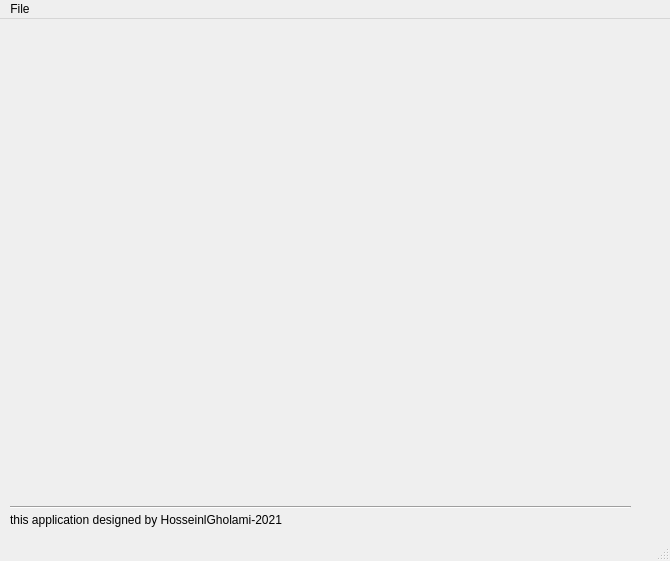
<?xml version="1.0" encoding="UTF-8"?>
<ui version="4.0">
 <class>MainWindow</class>
 <widget class="QMainWindow" name="MainWindow">
  <property name="geometry">
   <rect>
    <x>0</x>
    <y>0</y>
    <width>670</width>
    <height>561</height>
   </rect>
  </property>
  <property name="minimumSize">
   <size>
    <width>670</width>
    <height>561</height>
   </size>
  </property>
  <property name="maximumSize">
   <size>
    <width>670</width>
    <height>561</height>
   </size>
  </property>
  <property name="windowTitle">
   <string>MainWindow</string>
  </property>
  <widget class="QWidget" name="centralwidget">
   <property name="sizePolicy">
    <sizepolicy hsizetype="Fixed" vsizetype="Fixed">
     <horstretch>0</horstretch>
     <verstretch>0</verstretch>
    </sizepolicy>
   </property>
   <property name="minimumSize">
    <size>
     <width>670</width>
     <height>520</height>
    </size>
   </property>
   <property name="maximumSize">
    <size>
     <width>670</width>
     <height>520</height>
    </size>
   </property>
   <widget class="QLabel" name="textLabel">
    <property name="geometry">
     <rect>
      <x>10</x>
      <y>490</y>
      <width>299</width>
      <height>21</height>
     </rect>
    </property>
    <property name="text">
     <string>this application designed by HosseinlGholami-2021</string>
    </property>
   </widget>
   <widget class="QLabel" name="image_label">
    <property name="geometry">
     <rect>
      <x>5</x>
      <y>5</y>
      <width>640</width>
      <height>480</height>
     </rect>
    </property>
    <property name="sizePolicy">
     <sizepolicy hsizetype="Fixed" vsizetype="Fixed">
      <horstretch>0</horstretch>
      <verstretch>0</verstretch>
     </sizepolicy>
    </property>
    <property name="minimumSize">
     <size>
      <width>640</width>
      <height>480</height>
     </size>
    </property>
    <property name="maximumSize">
     <size>
      <width>640</width>
      <height>480</height>
     </size>
    </property>
    <property name="text">
     <string/>
    </property>
   </widget>
   <widget class="Line" name="line">
    <property name="geometry">
     <rect>
      <x>10</x>
      <y>480</y>
      <width>621</width>
      <height>16</height>
     </rect>
    </property>
    <property name="orientation">
     <enum>Qt::Horizontal</enum>
    </property>
   </widget>
  </widget>
  <widget class="QMenuBar" name="menubar">
   <property name="geometry">
    <rect>
     <x>0</x>
     <y>0</y>
     <width>670</width>
     <height>21</height>
    </rect>
   </property>
   <widget class="QMenu" name="menuexit">
    <property name="title">
     <string>File</string>
    </property>
   </widget>
   <addaction name="menuexit"/>
  </widget>
  <widget class="QStatusBar" name="statusbar"/>
  <action name="actionblur_filter">
   <property name="text">
    <string>blur-filter</string>
   </property>
  </action>
  <action name="actionClose">
   <property name="text">
    <string>Close</string>
   </property>
  </action>
  <action name="actionBlur_Filter">
   <property name="text">
    <string>Blur Filter</string>
   </property>
  </action>
  <action name="actionRed_Filter">
   <property name="text">
    <string>Red Filter</string>
   </property>
  </action>
  <action name="actionGreen_Filter">
   <property name="text">
    <string>Green Filter</string>
   </property>
  </action>
  <action name="actionBlue_Filter">
   <property name="text">
    <string>Blue Filter</string>
   </property>
  </action>
 </widget>
 <resources/>
 <connections/>
</ui>
